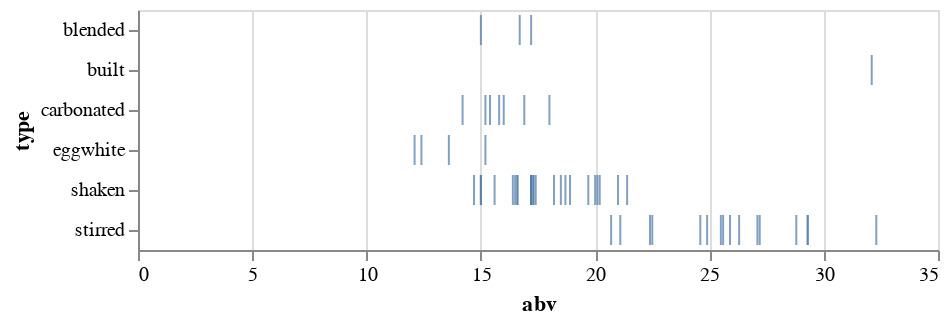

Source (notebook cell):
### Markdown cell above
#### B1. Tick

### Code cell
alt.Chart(cocktails).mark_tick().encode(
    x='abv',
    y='type'
)

### Figure 1 — Vega-Lite specification as saved in the notebook (floating-point values rounded to 4 significant figures)
{"config": {"view": {"continuousWidth": 400, "continuousHeight": 300}}, "data": {"name": "data-eef8cdb9f814de562d6e0a7156484812"}, "mark": "tick", "encoding": {"x": {"type": "quantitative", "field": "abv"}, "y": {"type": "nominal", "field": "type"}}, "$schema": "https://vega.github.io/schema/vega-lite/v4.0.2.json", "datasets": {"data-eef8cdb9f814de562d6e0a7156484812": [{"name": "Pisco Sour", "abv": 12.1, "acid": 0.68, "sugar": 7.2, "type": "eggwhite", "index": 5, "instructions": "Dry shake, shake with ice, coupe. Add 3 drops of Anostura or Amargo Chuncho.", "ingredients": "2 oz pisco (40% abv)<br/>1 oz egg white<br/>3/4 oz lime juice<br/>3/4 oz simple syrup", "ncotw": "not yet"}, {"name": "Pink Lady", "abv": 12.4, "acid": 0.64, "sugar": 9.0, "type": "eggwhite", "index": 6, "instructions": "Dry shake, shake with ice, coupe.", "ingredients": "1 1/2 oz Plymouth gin<br/>1 oz egg white<br/>3/4 oz lemon juice<br/>1/2 oz Grenadine<br/>1/2 oz simple syrup<br/>1/2 oz Lairds Applejack Bottled in Bond", "ncotw": "not yet"}, {"name": "Clover Club", "abv": 13.6, "acid": 0.49, "sugar": 6.7, "type": "eggwhite", "index": 7, "instructions": "Dry shake, shake with ice, coupe. Garnish with a raspberry", "ingredients": "2 oz Plymouth gin<br/>1 oz egg white<br/>1/2 oz Dolin dry vermouth<br/>1/2 oz raspberry syrup<br/>1/2 oz lemon juice<br/>1 oz egg white", "ncotw": "<a href=\"https://www.reddit.com/r/cocktails/comments/1go8m1/not_cocktail_of_the_week_24_clover_club/\">#24</a>"}, {"name": "Whiskey Sour", "abv": 15.2, "acid": 0.53, "sugar": 7.1, "type": "eggwhite", "index": 8, "instructions": "Dry shake, shake with ice, coupe.", "ingredients": "2 oz rye (50% abv)<br/>3/4 oz simple syrup<br/>0.625 oz lemon juice<br/>2 drops saline solution<br/>1 oz egg white", "ncotw": "not yet"}, {"name": "Daiquiri with More Lime", "abv": 14.7, "acid": 0.94, "sugar": 8.7, "type": "shaken", "index": 9, "instructions": "Shake, coupe.", "ingredients": "2 oz white rum (40% abv)<br/>0.875 oz lime juice<br/>3/4 oz simple syrup", "ncotw": "<a href=\"https://www.reddit.com/r/cocktails/comments/1i0sbt/not_cocktail_of_the_week_27_daiquiri/\">#27</a>"}, {"name": "Honeysuckle", "abv": 15.0, "acid": 0.85, "sugar": 8.9, "type": "shaken", "index": 10, "instructions": "Shake, coupe. Garnish with lime wheel.", "ingredients": "2 oz white rum (40% abv)<br/>3/4 oz lime juice<br/>3/4 oz honey syrup", "ncotw": "<a href=\"https://www.reddit.com/r/cocktails/comments/1kd90i/not_cocktail_of_the_week_32_bees_knees/\">#32</a>"}, {"name": "Classic Daiquiri", "abv": 15.0, "acid": 0.85, "sugar": 8.9, "type": "shaken", "index": 11, "instructions": "Shake, coupe.", "ingredients": "2 oz white rum (40% abv)<br/>3/4 oz lime juice<br/>3/4 oz simple syrup", "ncotw": "<a href=\"https://www.reddit.com/r/cocktails/comments/1i0sbt/not_cocktail_of_the_week_27_daiquiri/\">#27</a>"}, {"name": "Blood and Sand", "abv": 15.6, "acid": 0.19, "sugar": 8.0, "type": "shaken", "index": 12, "instructions": "Shake, coupe. (Optionally flamed) orange twist.", "ingredients": "1 oz Scotch (43% abv)<br/>3/4 oz Cherry Herring<br/>3/4 oz sweet vermouth<br> 1/2 oz orange jucie", "ncotw": "<a href=\"https://www.reddit.com/r/cocktails/comments/1yds2e/not_cocktail_of_the_week_59_blood_and_sand/\">#59</a>"}, {"name": "Alexander", "abv": 16.4, "acid": 0.0, "sugar": 3.1, "type": "shaken", "index": 13, "instructions": "Shake, coupe. Grated nutmeg.", "ingredients": "2 oz Cognac (41% abv)<br/>1 oz heavy cream<br/>1/4 oz Demerara syrup", "ncotw": "not yet"}, {"name": "Hemingway Daiquiri", "abv": 16.5, "acid": 0.98, "sugar": 5.1, "type": "shaken", "index": 14, "instructions": "Shake, coupe. Garnish with lime wheel.", "ingredients": "2 oz white rum (40% abv)<br/>3/4 oz lime juice<br/>1/2 oz grapefruit juice<br/>1/2 oz Luxardo Maraschino<br/>2 drops saline solution", "ncotw": "<a href=\"https://www.reddit.com/r/cocktails/comments/1i0sbt/not_cocktail_of_the_week_27_daiquiri/\">#27</a>"}, {"name": "Brown Derby", "abv": 16.6, "acid": 0.44, "sugar": 7.6, "type": "shaken", "index": 15, "instructions": "Shake, coupe. Express and discard grapefruit twist.", "ingredients": "2 oz bourbon (45% abv)<br/>1 oz grapefruit juice<br/>1/2 oz honey syrup", "ncotw": "<a href=\"https://www.reddit.com/r/cocktails/comments/2a9ow3/not_cocktail_of_the_week_79_brown_derby/\">#79</a>"}, {"name": "Cosmopolitan (Modern/Bastardized)", "abv": 16.6, "acid": 1.05, "sugar": 5.5, "type": "shaken", "index": 16, "instructions": "Shake, coupe. Express and discard (optionally flamed) orange twist.", "ingredients": "1 1/2 oz Absolut Citron vodka<br/>3/4 oz Cointreau<br/>3/4 oz cranberry juice<br/>1/2 oz lime juice", "ncotw": "not yet"}, {"name": "Gold Rush", "abv": 17.2, "acid": 0.83, "sugar": 8.7, "type": "shaken", "index": 17, "instructions": "Shake, server over large rock.", "ingredients": "2 oz bourbon (47% abv)<br/>3/4 oz lemon juice<br/>3/4 oz honey syrup", "ncotw": "not yet"}, {"name": "Southside", "abv": 17.2, "acid": 0.83, "sugar": 8.7, "type": "shaken", "index": 18, "instructions": "Shake with handful mint, coupe. Garnish with mint.", "ingredients": "2 oz gin (47% abv)<br/>3/4 oz lemon juice<br/>3/4 oz simple syrup", "ncotw": "<a href=\"https://www.reddit.com/r/cocktails/comments/1jfrqi/not_cocktail_of_the_week_30_southside_and/\">#30</a>"}, {"name": "Bee's Knees", "abv": 17.2, "acid": 0.83, "sugar": 8.7, "type": "shaken", "index": 19, "instructions": "Shake, coupe. Garnish with lemon wheel.", "ingredients": "2 oz gin (47% abv)<br/>3/4 oz lemon juice<br/>3/4 oz honey syrup", "ncotw": "<a href=\"https://www.reddit.com/r/cocktails/comments/1kd90i/not_cocktail_of_the_week_32_bees_knees/\">#32</a>"}, {"name": "20th Century Cocktail", "abv": 17.3, "acid": 0.85, "sugar": 6.5, "type": "shaken", "index": 20, "instructions": "Shake, coupe.", "ingredients": "1 1/2 oz gin (47% abv)<br/>3/4 oz lemon juice<br/>3/4 oz white crme de cacao<br/>3/4 oz Lillet Blanc", "ncotw": "<a href=\"https://www.reddit.com/r/cocktails/comments/2377jm/not_cocktail_of_the_week_67_the_20th_century/\">#67</a>"}, {"name": "Fresh Lime Gimlet", "abv": 17.3, "acid": 0.82, "sugar": 8.7, "type": "shaken", "index": 21, "instructions": "Shake, coupe. Garnish with lime wheel.", "ingredients": "2 oz gin (47.4% abv)<br/>3/4 oz lime juice<br/>3/4 oz simple syrup", "ncotw": "<a href=\"https://www.reddit.com/r/cocktails/comments/28i1dn/not_cocktail_of_the_week_76_gimlet/\">#76</a>"}, {"name": "Corpse Reviver #2", "abv": 17.4, "acid": 1.03, "sugar": 5.7, "type": "shaken", "index": 22, "instructions": "Shake, coupe. Express and discard orange twist.", "ingredients": "3/4 oz lemon juice<br/>3/4 oz gin (47% abv)<br/>3/4 oz Cointreau<br/>3/4 oz Lillet Blanc", "ncotw": "<a href=\"https://www.reddit.com/r/cocktails/comments/1779xr/ncotw_3_corpse_reviver_2/\">#3</a>"}, {"name": "Jack Rose", "abv": 18.2, "acid": 0.81, "sugar": 8.5, "type": "shaken", "index": 23, "instructions": "Shake, coupe.", "ingredients": "2 oz apple brandy (50% abv)<br/>3/4 oz Grenadine<br/>3/4 oz lemon juice<br>1 dash Angostura bitters", "ncotw": "<a href=\"https://www.reddit.com/r/cocktails/comments/1bnysd/not_cocktail_of_the_week_13_jack_rose/\">#13</a>"}, {"name": "Margarita", "abv": 18.5, "acid": 0.76, "sugar": 6.0, "type": "shaken", "index": 24, "instructions": "Shake, coupe (optionally salted rim).", "ingredients": "2 oz blanco tequila (40% abv)<br/>3/4 oz lime juice<br/>3/4 oz Cointreau<br/>1/4 oz simple syrup<br/>5 drops saline solution", "ncotw": "not yet"}, {"name": "Aviation", "abv": 18.7, "acid": 0.81, "sugar": 5.1, "type": "shaken", "index": 25, "instructions": "Shake, coupe.", "ingredients": "2 oz Plymouth gin<br/>3/4 oz lemon juice<br/>1/2 oz Luxardo Maraschino<br/>1/4 oz crem de violette", "ncotw": "not yet"}, {"name": "Sidecar", "abv": 18.9, "acid": 0.76, "sugar": 6.0, "type": "shaken", "index": 26, "instructions": "Shake, coupe. Express and discard orange twist.", "ingredients": "2 oz Cognac (41% abv)<br/>3/4 oz Cointreau<br/>3/4 oz lemon juice<br/>1/4 oz simple syrup", "ncotw": "<a href=\"https://www.reddit.com/r/cocktails/comments/19cmfw/not_cocktail_of_the_week_8_sidecar/\">#8</a>"}, {"name": "Champs-Elysses", "abv": 19.7, "acid": 0.8, "sugar": 5.2, "type": "shaken", "index": 27, "instructions": "Shake, coupe. Express and discard lemon twist.", "ingredients": "2 oz Cognac (41% abv)<br/>3/4 oz lemon juice<br/>1/2 oz Green Chartreuse<br/>1/4 oz simple syrup<br/>1 dash Angostura bitters", "ncotw": "<a href=\"https://www.reddit.com/r/cocktails/comments/209moq/not_cocktail_of_the_week_62_champs_%C3%A9lys%C3%A9es/\">#62</a>"}, {"name": "Last Word", "abv": 20.0, "acid": 0.92, "sugar": 9.6, "type": "shaken", "index": 28, "instructions": "Shake, coupe.", "ingredients": "3/4 oz lime juice<br/>3/4 oz Green Chartreuse<br/>3/4 oz Luxardo Marschino<b4/>3/4 oz Plymouth gin<br/>2 drop saline", "ncotw": "<a href=\"https://www.reddit.com/r/cocktails/comments/14c11h/cocktail_of_the_week_1_last_word/\">COTW #1</a>"}, {"name": "Between the Sheets", "abv": 20.1, "acid": 0.58, "sugar": 4.5, "type": "shaken", "index": 29, "instructions": "Shake, coupe. Express and discard lemon twist.", "ingredients": "1 1/2 oz Cognac (41% abv)<br/>3/4 oz Curacao<br/>1/2 oz white rum (40% abv)<br/>1/2 oz lemon juice", "ncotw": "<a href=\"https://www.reddit.com/r/cocktails/comments/1xqbox/not_cocktail_of_the_week_58_between_the_sheets/\">#58</a>"}, {"name": "Brady Crusta", "abv": 20.2, "acid": 0.58, "sugar": 7.6, "type": "shaken", "index": 30, "instructions": "Shake, coupe (sugar-rimmed). Large lemon spiral.", "ingredients": "2 oz Cognac (41% abv)<br/>1/2 oz Curacao<br/>1/2 oz lemon juice<br/>1/4 oz Luxardo Maraschino", "ncotw": "not yet"}, {"name": "Pegu Club", "abv": 21.0, "acid": 0.78, "sugar": 4.2, "type": "shaken", "index": 31, "instructions": "Shake, coupe. Garnish with lime wheel.", "ingredients": "2 oz gin (47.3% abv)<br/>3/4 oz lime juice<br/>3/4 oz Curacao<br/>1 dash orange bitters<br/>1 dash Angostura bitters", "ncotw": "<a href=\"https://www.reddit.com/r/cocktails/comments/1c3psn/not_cocktail_of_the_week_14_pegu_club/\">#14</a>"}, {"name": "Blinker", "abv": 21.4, "acid": 0.39, "sugar": 4.1, "type": "shaken", "index": 32, "instructions": "Shake, coupe.", "ingredients": "2 oz rye (50% abv)<br/>3/4 oz grapefruit juice<br/>1 bsp raspberry syrup", "ncotw": "not yet"}, {"name": "Negroni", "abv": 20.7, "acid": 0.14, "sugar": 9.4, "type": "stirred", "index": 33, "instructions": "Stir. Coupe or over a large rock. Orange or grapefruit twist.", "ingredients": "1 oz sweet vermouth<br/>1 oz gin (47.3% abv)<br/>1 oz Campari", "ncotw": "<a href=\"https://www.reddit.com/r/cocktails/comments/1aoe1c/not_cocktail_of_the_week_11_negroni/\">#11</a>"}, {"name": "Blackthorn", "abv": 21.1, "acid": 0.1, "sugar": 6.3, "type": "stirred", "index": 34, "instructions": "Stir, coupe. Orange twist.", "ingredients": "1 1/2 oz Plymouth gin<br/>3/4 oz sweet vermouth<br/>3/4 oz sloe gin<br/>2 dashes orange bitters", "ncotw": "not yet"}, {"name": "Hanky Panky", "abv": 22.4, "acid": 0.2, "sugar": 5.6, "type": "stirred", "index": 35, "instructions": "Stir, coupe. Orange twist.", "ingredients": "1 1/2 oz sweet vermouth<br/>1 1/2 oz gin (47% abv)<br/>1 bsp Fernet Branca", "ncotw": "<a href=\"https://www.reddit.com/r/cocktails/comments/5c2njb/not_cocktail_of_the_week_123_hanky_panky/\">#123</a>"}, {"name": "Martinez", "abv": 22.5, "acid": 0.13, "sugar": 6.6, "type": "stirred", "index": 36, "instructions": "Stir, coupe. Lemon twist.", "ingredients": "2 oz Old Tom gin (40% abv)<br/>1 oz sweet vermouth<br/>1/4 oz Luxardo Maraschino<br/>1 dash Angostura bitters<br/>1 dash orange bitters", "ncotw": "<a href=\"https://www.reddit.com/r/cocktails/comments/1ck6v2/not_cocktail_of_the_week_15_martinez/\">#15</a>"}, {"name": "Manhatan (Boubon, 45% abv)", "abv": 24.6, "acid": 0.14, "sugar": 3.7, "type": "stirred", "index": 37, "instructions": "Stir, coupe. Orange twist or cherry.", "ingredients": "2 oz bourbon (45% abv)<br/>1 oz sweet vermouth<br/>2 dashes Angostura bitters", "ncotw": "<a href=\"https://www.reddit.com/r/cocktails/comments/16pciv/not_cocktail_of_the_week_2_the_manhattan/\">#2</a>"}, {"name": "Bobby Burns", "abv": 24.9, "acid": 0.1, "sugar": 4.2, "type": "stirred", "index": 38, "instructions": "Stir, coupe. Lemon twist.", "ingredients": "2 oz Scotch (43% abv)<br/>3/4 oz sweet vermouth<br/>1/4 oz Benedictine", "ncotw": "<a href=\"https://www.reddit.com/r/cocktails/comments/169jv7/cocktail_of_the_week_3_bobby_burns/\">#1</a>"}, {"name": "Rob Roy", "abv": 25.5, "acid": 0.09, "sugar": 2.5, "type": "stirred", "index": 39, "instructions": "Stir, coupe. Lemon twist.", "ingredients": "2.5 oz Scotch (43% abv)<br/>3/4 oz sweet vermouth<br/>2 dashes Angostura bitters", "ncotw": "<a href=\"https://www.reddit.com/r/cocktails/comments/2owdug/not_cocktail_of_the_week_101_rob_roy/\">#101</a>"}, {"name": "Old Pal", "abv": 25.6, "acid": 0.09, "sugar": 4.0, "type": "stirred", "index": 40, "instructions": "Stir, coupe.", "ingredients": "2 oz rye (50% abv)<br/>3/4 oz Campari<br/>3/4 oz dry vermouth", "ncotw": "<a href=\"https://www.reddit.com/r/cocktails/comments/2sfsns/not_cocktail_of_the_week_105_old_pal/\">#105</a>"}, {"name": "Vieux Carre", "abv": 25.9, "acid": 0.1, "sugar": 4.1, "type": "stirred", "index": 41, "instructions": "Stir, serve over large rock.", "ingredients": "1 oz rye (50% abv)<br/>1 oz Cognac (41% abv)<br/>3/4 oz sweet vermouth<br/>1/4 oz Benedictine<br/>1 dash Angostura bitters<br/>1 dash Peychaud's bitters", "ncotw": "<a href=\"https://www.reddit.com/r/cocktails/comments/1a8cs5/not_cocktail_of_the_week_10_vieux_carr%C3%A9/\">#10</a>"}, {"name": "Brooklyn", "abv": 26.3, "acid": 0.06, "sugar": 4.2, "type": "stirred", "index": 42, "instructions": "Stir, coupe. Garnish with cherry.", "ingredients": "2 oz rye (50% abv)<br/>1/2 oz Amer Picon<br/>1/2 oz dry vermouth<br/>1/4 oz Luxardo Maraschino<br/>1 dash Angostura bitters", "ncotw": "<a href=\"https://www.reddit.com/r/cocktails/comments/2ni3ba/not_cocktail_of_the_week_99_the_brooklyn/\">#99</a>"}, {"name": "Bijou", "abv": 27.1, "acid": 0.14, "sugar": 9.3, "type": "stirred", "index": 43, "instructions": "Stir, coupe. Lemon twist or cherry.", "ingredients": "1 oz gin (47.3% abv)<br/>1 oz sweet vermouth<br/>1 oz Green Chartreuse<br/>1 dash orange bitters", "ncotw": "<a href=\"https://www.reddit.com/r/cocktails/comments/2ypbjw/not_cocktail_of_the_week_109_bijou/\">#109</a>"}, {"name": "Manhatan (Rye, 50% abv)", "abv": 27.2, "acid": 0.12, "sugar": 3.4, "type": "stirred", "index": 44, "instructions": "Stir, coupe. Orange twist or cherry.", "ingredients": "2 oz rye (50% abv)<br/>0.875 oz sweet vermouth<br/>2 dashes Angostura bitters", "ncotw": "<a href=\"https://www.reddit.com/r/cocktails/comments/16pciv/not_cocktail_of_the_week_2_the_manhattan/\">#2</a>"}, {"name": "Rusty Nail", "abv": 28.8, "acid": 0.0, "sugar": 4.1, "type": "stirred", "index": 45, "instructions": "Stir, serve over large rock. Lemon peel.", "ingredients": "2 oz Scotch (43% abv)<br/>1/2 oz Drambuie", "ncotw": "not yet"}, {"name": "Improved Whiskey Cocktail", "abv": 29.3, "acid": 0.0, "sugar": 6.5, "type": "stirred", "index": 46, "instructions": "Stir, sever over large rock in absinthe-rinsed glass. Lemon twist.", "ingredients": "2 oz rye (50% abv)<br/>1/4 oz Luxardo Maraschino<br/>1/4 oz simple syrup<br/>2 dashes Angostura bitters", "ncotw": "<a href=\"https://www.reddit.com/r/cocktails/comments/1hkxy5/not_cocktail_of_the_week_26_improved_whiskey/\">#26</a>"}, {"name": "De La Louisiane", "abv": 29.3, "acid": 0.06, "sugar": 4.5, "type": "stirred", "index": 47, "instructions": "Stir, coupe. Garnish with cherry.", "ingredients": "2 oz rye (50% abv)<br/>1/2 oz Benedictine<br/>1/2 oz sweet vermouth<br/>3 dashes Peychaud's bitters<br/>3 dashes Angostura bitters<br/>3 dashes absinthe", "ncotw": "<a href=\"https://www.reddit.com/r/cocktails/comments/2tzik7/not_cocktail_of_the_week_106_cocktail_a_la/\">#106</a>"}, {"name": "Widow's Kiss", "abv": 32.3, "acid": 0.0, "sugar": 3.7, "type": "stirred", "index": 48, "instructions": "Stir, coupe.", "ingredients": "2 oz apple brandy (50% abv)<br/>1/4 oz Benedictine<br/>1/4 oz Yellow Chartreuse", "ncotw": "<a href=\"https://www.reddit.com/r/cocktails/comments/1toslc/not_cocktail_of_the_week_51_widows_kiss/\">#51</a>"}, {"name": "Old Fashioned", "abv": 32.1, "acid": 0.0, "sugar": 7.6, "type": "built", "index": 49, "instructions": "Build over large rock in old-fashioned glass. Orange twist.", "ingredients": "2 oz bourbon<br/>3/8 oz simple syrup<br/>2 dashes Angostura bitters", "ncotw": "<a href=\"https://www.reddit.com/r/cocktails/comments/1u7nb3/not_cocktail_of_the_week_52_oldfashioned/\">#52</a>"}, {"name": "Blender Daiquiri", "abv": 15.0, "acid": 0.57, "sugar": 8.1, "type": "blended", "index": 50, "instructions": "Blend with 120 g ice, strain, coupe.", "ingredients": "2 1/2 oz water<br/>2 1/4 oz sugard 80-proof rum<br/>1/2 oz lime juice<br/>4 drops saline solution", "ncotw": "not yet"}, {"name": "Blender Margarita", "abv": 17.2, "acid": 0.57, "sugar": 7.9, "type": "blended", "index": 51, "instructions": "Blend with 120 g ice, strain, coupe.", "ingredients": "2 1/2 oz water<br/>1 oz Cointreau<br/>3/4 oz white mezcal<br/>1/2 oz Yellow Chartreuse<br/>1/2 oz lime juice<br/>10 drops Hellfire bitters", "ncotw": "not yet"}, {"name": "Blender Whiskey Sour", "abv": 16.7, "acid": 0.61, "sugar": 7.8, "type": "blended", "index": 52, "instructions": "Blend with 120 g ice, strain, coupe.", "ingredients": "2 1/2 oz water<br/>2 oz sugared 100-proof rye<br/>1/2 oz lemon juice<br/>1/4 oz orange juice<br/>4 drops saline solution", "ncotw": "not yet"}, {"name": "Carbonated Margarita", "abv": 14.2, "acid": 0.44, "sugar": 7.1, "type": "carbonated", "index": 53, "instructions": "Chill, carbonate.", "ingredients": "2 1/2 oz water<br/>2 oz blanco tequila (40% abv)<br/>5/8 oz simple syrip<br/>3/8 oz clarified lime juice<br/>4 drops saline solution", "ncotw": "not yet"}, {"name": "Carbonated Whiskey Sour", "abv": 15.2, "acid": 0.44, "sugar": 7.2, "type": "carbonated", "index": 54, "instructions": "Chill, carbonate.", "ingredients": "5/8 oz water<br/>1 3/4 oz bourbon<br/>5/8 oz simple syrup<br/>3/8 oz clarified lime juice<br/>2 drops saline solution", "ncotw": "not yet"}, {"name": "Gin and Tonic (Dry)", "abv": 15.4, "acid": 0.41, "sugar": 4.9, "type": "carbonated", "index": 55, "instructions": "Chill, carbonate.", "ingredients": "7/8 oz water<br/>1 3/4 oz gin (47.3% abv)<br/>3/8 oz quinine simple syrup<br/>3/8 oz clarified lime juice<br/>2 drops saline solution", "ncotw": "not yet"}, {"name": "Carbonated Negroni", "abv": 16.0, "acid": 0.38, "sugar": 7.3, "type": "carbonated", "index": 56, "instructions": "Chill, carbonate. Express and discard grapefruit twist.", "ingredients": "2 1/4 oz water<br/>1 oz sweet vermouth<br/>1 oz gin  (47.3% abv)<br/>1 oz Campari<br/>1/4 oz clarified lime juice or champagne acid<br/>2 drops saline solution", "ncotw": "not yet"}, {"name": "Gin and Juice Centrifuge", "abv": 15.8, "acid": 0.91, "sugar": 7.2, "type": "carbonated", "index": 57, "instructions": "Chill, carbonate.", "ingredients": "1 6/8 oz centrifuge-clarified grapefruit juice<br/>1 6/8 oz gin<br/>1 3/8 oz water<br/>3/8 oz simple<br/>4 dashes champagne acid", "ncotw": "not yet"}, {"name": "Gin and Juice Agar", "abv": 16.9, "acid": 1.15, "sugar": 5.0, "type": "carbonated", "index": 58, "instructions": "Chill, carbonate.", "ingredients": "2 5/8 oz agar-clarified grapefruit juice<br/>2 oz gin<br/>7/8 oz water<br/>2 drops saline solution", "ncotw": "not yet"}, {"name": "Chartruth", "abv": 18.0, "acid": 0.51, "sugar": 8.3, "type": "carbonated", "index": 59, "instructions": "Chill, carbonate.", "ingredients": "3 1/4 oz water<br/>1 3/4 oz Green Chartreuse<br/>1/2 oz clarified lime juice", "ncotw": "not yet"}]}}
